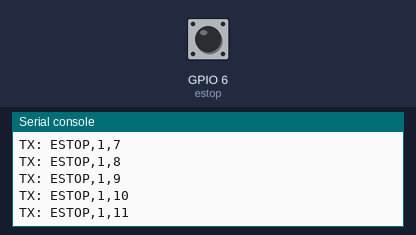
The program below on a simulated ESP32 board running MicroPython. Parts: the last lines printed to the serial console. Inputs (shaded band) come from the test bench; at power-on: GPIO 6 (estop) HIGH. No radio messages arrive unless stated (any console line starting 'radio sent:' is added by the test bench).

Above: at 1.5 s.
1.6 s: GPIO 6 (estop) pulled LOW for 0.25 s
At 2.42 s:
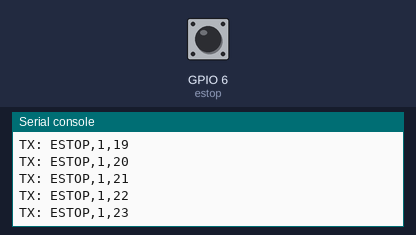
3.5 s: GPIO 6 (estop) pulled LOW for 1 s
At 4.3 s:
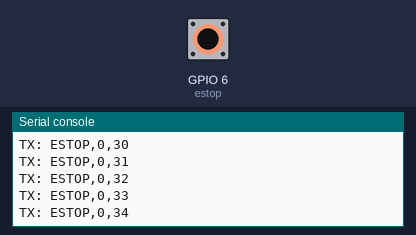
6.0 s: GPIO 6 (estop) pulled LOW for 0.25 s
At 12.54 s:
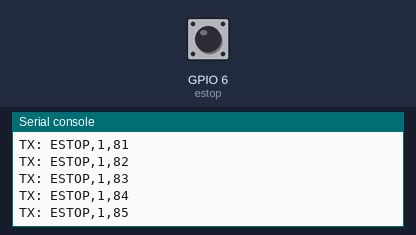
Timing chart, 0 to 13.7 s (numbered marks = the images above; inputs shaded):
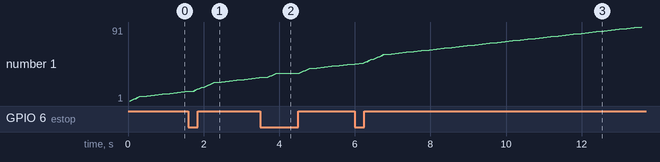

The program:

standalone_estop_main.py
```python
"""Standalone XIAO ESP32-C3 + RA-02 + LAY37 E-stop transmitter.

Copy this single file to the C3 as ``main.py``. No helper modules required.

Boot-safe wiring:
  RA-02 VCC   -> XIAO 3V3
  RA-02 GND   -> XIAO GND
  RA-02 SCK   -> XIAO D5  / GPIO7
  RA-02 MISO  -> XIAO D7  / GPIO20
  RA-02 MOSI  -> XIAO D10 / GPIO10
  RA-02 NSS   -> XIAO D3  / GPIO5
  RA-02 RESET -> XIAO D2  / GPIO4
  RA-02 DIO0  -> XIAO D1  / GPIO3
  LAY37 NC    -> XIAO D4  / GPIO6
  LAY37 COM   -> XIAO GND

Packet protocol:
  ESTOP,0,sequence = released / clear
  ESTOP,1,sequence = pressed or NC wire open / stop

This design has no healthy-state heartbeat. It sends the actual state at
startup and on each state change, and repeats STOP while STOP remains active.
"""

from machine import Pin, SPI
import time


# -------------------- XIAO ESP32-C3 pins --------------------
SPI_SCK = 7       # D5
SPI_MISO = 20     # D7
SPI_MOSI = 10     # D10
RA02_CS = 5       # D3
RA02_RESET = 4    # D2
RA02_DIO0 = 3     # D1; connected but polling is used
ESTOP_PIN = 6     # D4

FREQUENCY_HZ = 433_000_000

# Repeat transitions to reduce the chance of losing a single state packet.
TRANSITION_REPEATS = 5
TRANSITION_DELAY_MS = 50
STOP_REPEAT_MS = 200
POLL_MS = 25


class SX1278:
    FIFO = 0x00
    OP_MODE = 0x01
    FRF_MSB = 0x06
    FRF_MID = 0x07
    FRF_LSB = 0x08
    PA_CONFIG = 0x09
    OCP = 0x0B
    LNA = 0x0C
    FIFO_ADDR_PTR = 0x0D
    FIFO_TX_BASE = 0x0E
    FIFO_RX_BASE = 0x0F
    IRQ_FLAGS = 0x12
    MODEM_CONFIG_1 = 0x1D
    MODEM_CONFIG_2 = 0x1E
    PREAMBLE_MSB = 0x20
    PREAMBLE_LSB = 0x21
    PAYLOAD_LENGTH = 0x22
    MODEM_CONFIG_3 = 0x26
    SYNC_WORD = 0x39
    VERSION = 0x42

    LONG_RANGE = 0x80
    SLEEP = 0x00
    STANDBY = 0x01
    TX = 0x03
    TX_DONE = 0x08

    def __init__(self, spi, cs, reset, frequency):
        self.spi = spi
        self.cs = cs
        self.reset = reset
        self.frequency = frequency

    def write_register(self, address, value):
        self.cs.value(0)
        self.spi.write(bytes((address | 0x80, value & 0xFF)))
        self.cs.value(1)

    def read_register(self, address):
        self.cs.value(0)
        self.spi.write(bytes((address & 0x7F,)))
        value = self.spi.read(1, 0)[0]
        self.cs.value(1)
        return value

    def write_fifo(self, payload):
        self.cs.value(0)
        self.spi.write(bytes((self.FIFO | 0x80,)))
        self.spi.write(payload)
        self.cs.value(1)

    def hardware_reset(self):
        self.reset.value(0)
        time.sleep_ms(10)
        self.reset.value(1)
        time.sleep_ms(20)

    def begin(self):
        self.cs.value(1)
        self.hardware_reset()

        version = self.read_register(self.VERSION)
        print("RA-02 RegVersion: 0x{:02X}".format(version))

        if version != 0x12:
            raise OSError("RA-02 not found; expected SX1278 version 0x12")

        self.write_register(self.OP_MODE, self.LONG_RANGE | self.SLEEP)
        time.sleep_ms(10)

        frf = int((self.frequency * 524288) / 32_000_000)
        self.write_register(self.FRF_MSB, frf >> 16)
        self.write_register(self.FRF_MID, frf >> 8)
        self.write_register(self.FRF_LSB, frf)

        self.write_register(self.FIFO_TX_BASE, 0)
        self.write_register(self.FIFO_RX_BASE, 0)
        self.write_register(self.LNA, self.read_register(self.LNA) | 0x03)

        # BW 125 kHz, coding rate 4/5, explicit header, SF7, CRC enabled.
        self.write_register(self.MODEM_CONFIG_1, 0x72)
        self.write_register(self.MODEM_CONFIG_2, 0x74)
        self.write_register(self.MODEM_CONFIG_3, 0x04)
        self.write_register(self.PREAMBLE_MSB, 0)
        self.write_register(self.PREAMBLE_LSB, 8)
        self.write_register(self.SYNC_WORD, 0x12)

        # PA_BOOST, maximum configured module output; OCP about 100 mA.
        self.write_register(self.PA_CONFIG, 0x8F)
        self.write_register(self.OCP, 0x2B)
        self.write_register(self.IRQ_FLAGS, 0xFF)
        self.standby()

        print("LoRa ready: 433 MHz, SF7, BW125, hardware CRC ON")

    def standby(self):
        self.write_register(self.OP_MODE, self.LONG_RANGE | self.STANDBY)

    def send(self, payload):
        if isinstance(payload, str):
            payload = payload.encode()

        if not payload or len(payload) > 240:
            raise ValueError("LoRa payload must contain 1 to 240 bytes")

        self.standby()
        self.write_register(self.IRQ_FLAGS, 0xFF)
        self.write_register(self.FIFO_ADDR_PTR, 0)
        self.write_fifo(payload)
        self.write_register(self.PAYLOAD_LENGTH, len(payload))
        self.write_register(self.OP_MODE, self.LONG_RANGE | self.TX)

        started = time.ticks_ms()

        while not (self.read_register(self.IRQ_FLAGS) & self.TX_DONE):
            if time.ticks_diff(time.ticks_ms(), started) > 3000:
                self.standby()
                raise OSError("LoRa transmit timeout")
            time.sleep_ms(2)

        self.write_register(self.IRQ_FLAGS, self.TX_DONE)
        self.standby()


spi = SPI(
    1,
    baudrate=2_000_000,
    polarity=0,
    phase=0,
    bits=8,
    firstbit=SPI.MSB,
    sck=Pin(SPI_SCK),
    mosi=Pin(SPI_MOSI),
    miso=Pin(SPI_MISO),
)

cs = Pin(RA02_CS, Pin.OUT, value=1)
reset = Pin(RA02_RESET, Pin.OUT, value=1)
dio0 = Pin(RA02_DIO0, Pin.IN)
estop = Pin(ESTOP_PIN, Pin.IN, Pin.PULL_UP)

radio = SX1278(spi, cs, reset, FREQUENCY_HZ)
sequence = 0


def read_estop():
    # Normally-closed contact: LOW=healthy, HIGH=pressed/open-wire STOP.
    return 1 if estop.value() else 0


def send_state(state):
    global sequence

    sequence = (sequence + 1) & 0xFFFF
    packet = "ESTOP,{},{}".format(state, sequence)
    radio.send(packet)
    print("TX:", packet)


def repeat_state(state):
    for _ in range(TRANSITION_REPEATS):
        try:
            send_state(state)
        except Exception as error:
            print("TX ERROR:", error)
        time.sleep_ms(TRANSITION_DELAY_MS)


print()
print("========================================")
print(" XIAO ESP32-C3 LORA E-STOP TRANSMITTER")
print("========================================")
print("SPI: SCK=D5 MISO=D7 MOSI=D10 CS=D3 RST=D2 DIO0=D1")
print("LAY37: NC=D4/GPIO6 COM=GND")

radio.begin()

last_state = read_estop()
print(
    "STARTUP LAY37:",
    "STOP/PRESSED/WIRE-OPEN" if last_state else "RELEASED/NC-CLOSED",
)

# Send the actual startup state. A pressed switch or broken NC wire therefore
# sends STOP and can never generate a startup CLEAR.
repeat_state(last_state)

while True:
    state = read_estop()

    if state != last_state:
        time.sleep_ms(POLL_MS)
        confirmed_state = read_estop()

        if confirmed_state != last_state:
            last_state = confirmed_state
            print(
                "LAY37 CHANGED:",
                "STOP/PRESSED/WIRE-OPEN" if last_state else "RELEASED/NC-CLOSED",
            )
            repeat_state(last_state)

    elif state == 1:
        # STOP repeats while active. CLEAR is not sent as a heartbeat.
        try:
            send_state(1)
        except Exception as error:
            print("STOP TX ERROR:", error)
        time.sleep_ms(STOP_REPEAT_MS)

    else:
        time.sleep_ms(POLL_MS)
```

Measured:
- after the input at 1.6 s, the serial console: prints a new line after 0.13 s (image 1)
- after the input at 3.5 s, the serial console: prints a new line after 0.20 s (image 2)
- after the input at 6.0 s, the serial console: prints a new line after 0.22 s (image 3)
- plotted number 1: 12 → 29 after the input at 1.6 s, 29 → 46 after the input at 3.5 s, 46 → 91 after the input at 6.0 s
